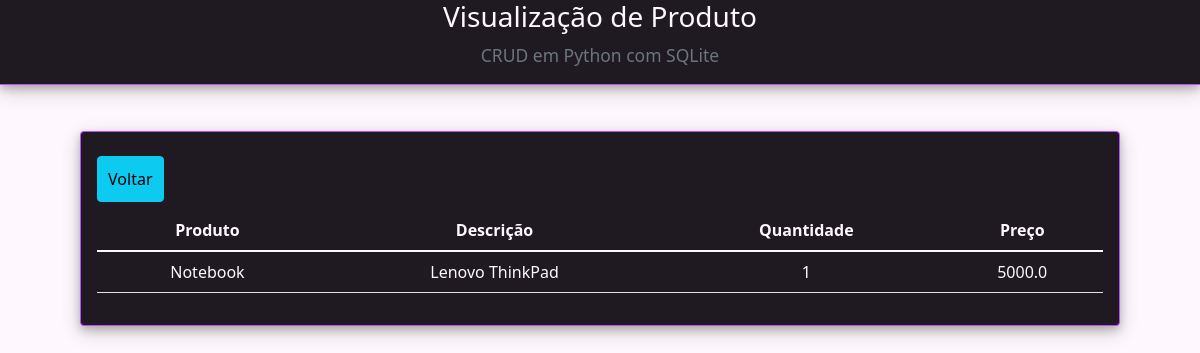
/view/8/, run on the app's committed database.
### app/models.py (models this page shows)
class Produtos(models.Model):  # colocado o nome da classe de produtos
    produto = models.CharField(max_length=100)
    descricao = models.CharField(max_length=255)
    quantidade = models.IntegerField(max_length=4)
    preco = models.FloatField(max_length=10)

### app/views.py (the view)
# urls.py: path('view/<int:pk>/', view, name='view'),  # para selecionar o ID e visualizar o registro
def view(request, pk):  # pk é o ID do DB, que está sendo capturado no botão visulizar no index.html
    data = {}
    data['db'] = Produtos.objects.get(pk=pk)
    return render(request, 'view.html', data)

### app/templates/view.html (shortened to what this page needs)
<!DOCTYPE html>
<html lang="en">
<head>
    {% load static %}
    <link href="https://cdn.jsdelivr.net/npm/bootstrap@5.1.3/dist/css/bootstrap.min.css" rel="stylesheet">
    <link rel="stylesheet" type="text/css" href="{% static 'css/style.css' %}" />
    </head>
<body>
  <div class="container-fluid blockquote text-center">
    <h3>Visualização de Produto</h3>
    <small class="text-muted">
      <p>CRUD em Python com SQLite</p>
    </small>
  </div>
  <main>
    <div class="container p-3 mb-5 rounded">
      <div class="pt-2 pb-2">
        <a href="/" class="btn btn-info">Voltar</a>
    </div>
      <div class="table-responsive-sm">
        <table class="table text-center">
          <thead class="table-thead">
            <tr>
              <th scope="col">Produto</th>
              <th scope="col">Descrição</th>
              <th scope="col">Quantidade</th>
              <th scope="col">Preço</th>
            </tr>
          </thead>
          <tbody>
            <tr>
              <td>{{db.produto}}</td>
              <td>{{db.descricao}}</td>
              <td>{{db.quantidade}}</td>
              <td>{{db.preco}}</td>
            </tr>
          </tbody>
        </table>
      </div>
    </div>
  </main>
</body>
</html>

### app/static/css/style.css (style rules this page uses)
:root { --cor-principal: rgb(31, 26, 34); --cor-fonte-clara: rgb(255, 247, 254); --fonte-principal: 'Montserrat', sans-serif; }
body { background-color: var(--cor-fonte-clara); color: var(--cor-fonte-clara); }
main { width: 90vw; margin: 0 auto; padding: 30px 20px; height: auto; }
.container-fluid { background-color: var(--cor-principal); border-bottom: 1px solid rgb(185, 80, 255); box-shadow: 0 4px 8px 0 rgba(0, 0, 0, 0.2), 0 6px 20px 0 rgba(0, 0, 0, 0.19); }
.container { background-color: var(--cor-principal); border: 1px solid rgb(185, 80, 255); box-shadow: 0 4px 8px 0 rgba(0, 0, 0, 0.2), 0 6px 20px 0 rgba(0, 0, 0, 0.19); }
.btn { margin: 0 0.5rem 0 0; padding: 1%; }
.table { color: var(--cor-fonte-clara); }
.table-thead { border-bottom: 1px solid rgb(185, 80, 255); }

### data on the page
Produtos: produto "Notebook", descricao "Lenovo ThinkPad", quantidade "1", preco "5000.0"
